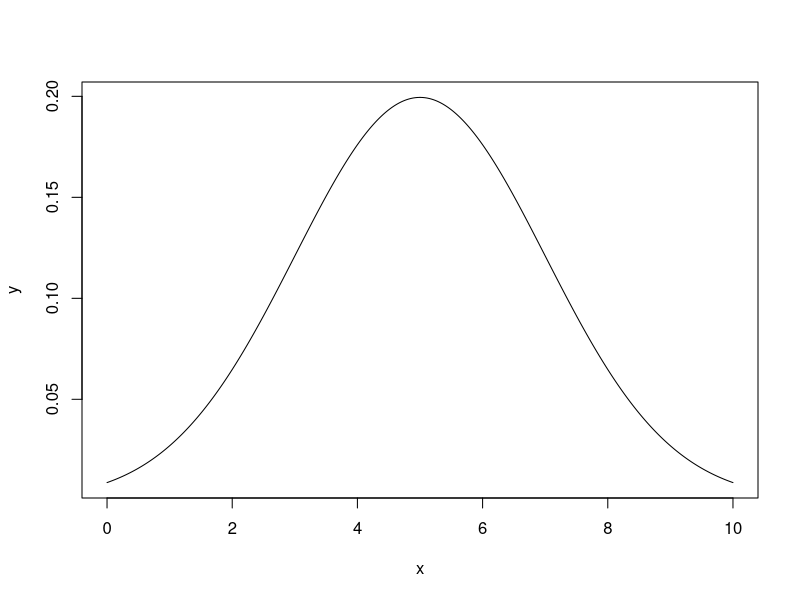
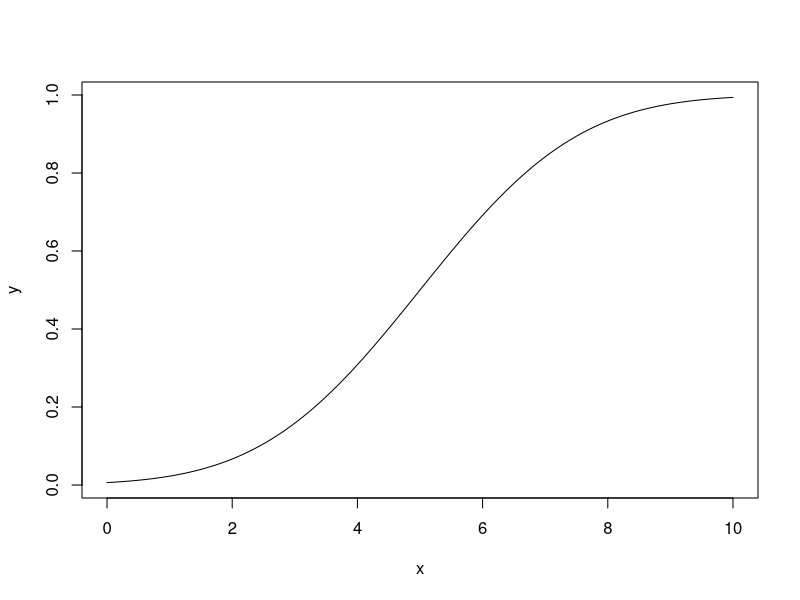
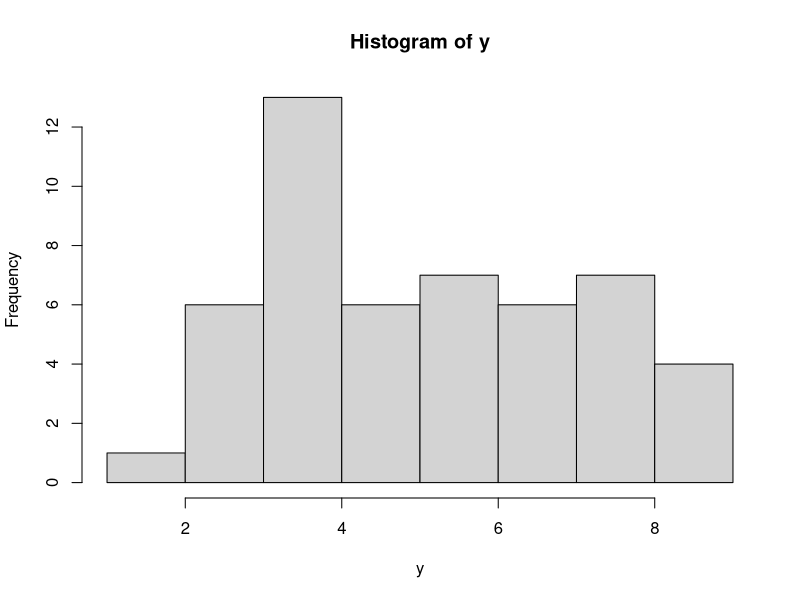
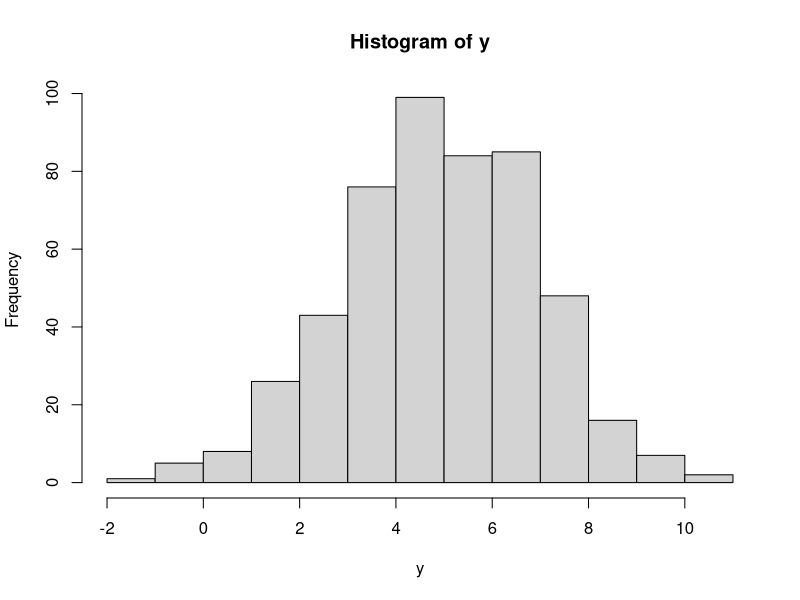
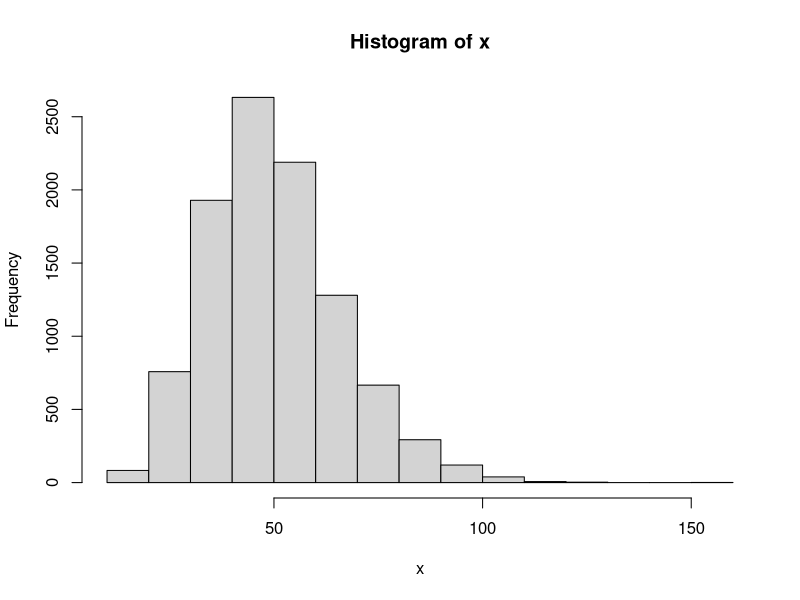
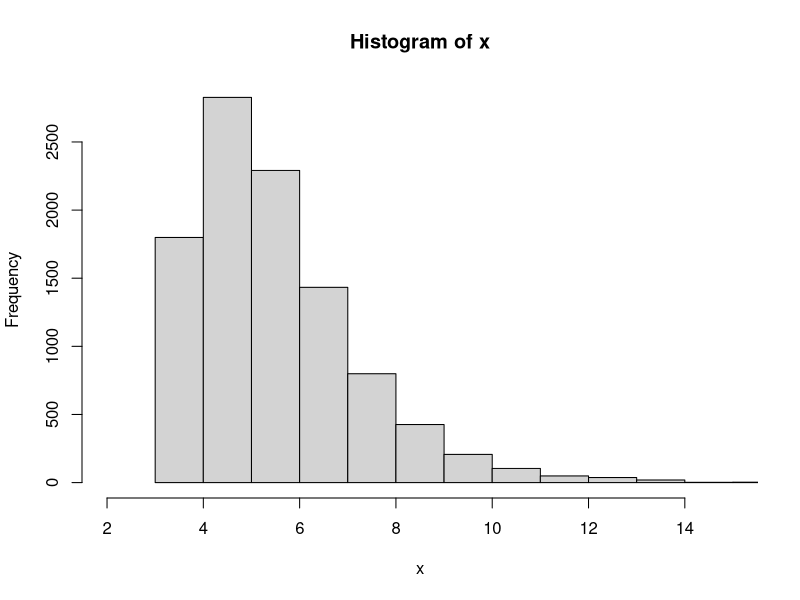
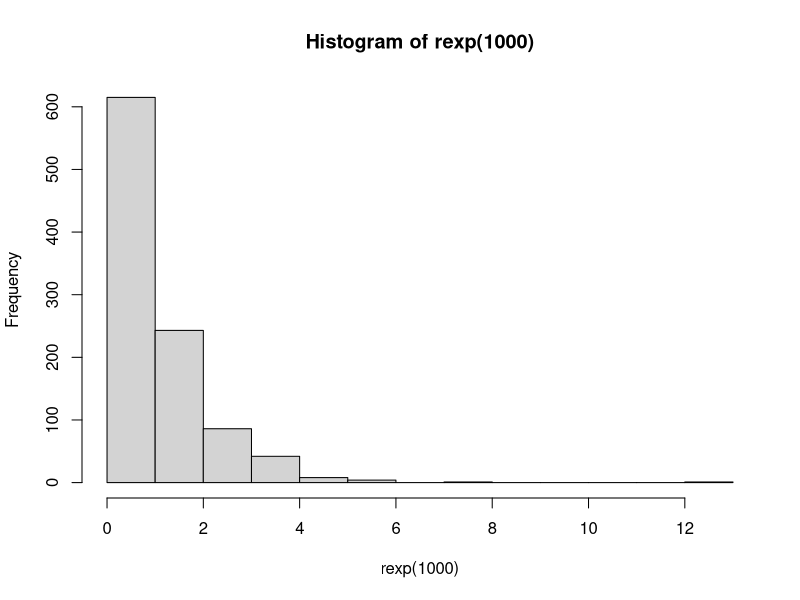
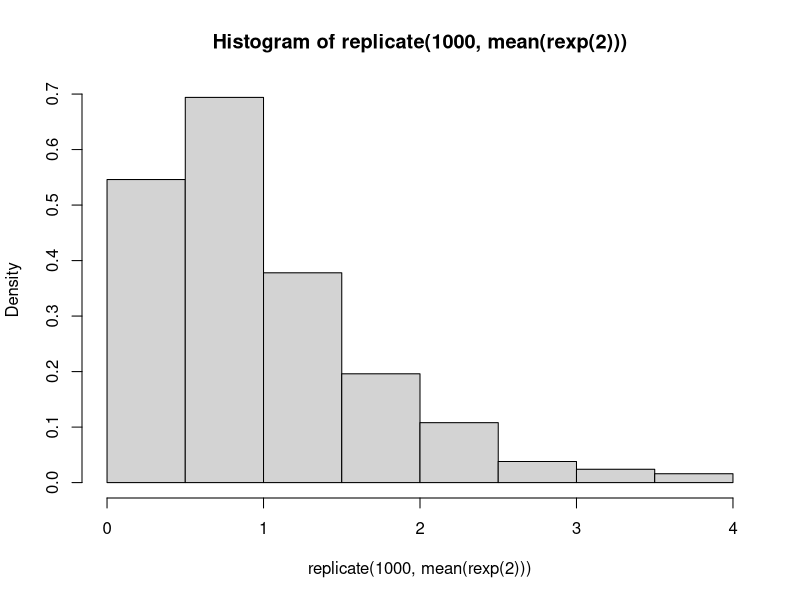

Write R code to recreate these figures, in order.
# AUFGABE 1

# a) 
diff(pnorm(c(84,116),100,16))

# b)
qnorm(0.025,100,16)
qnorm(0.025,100,16, lower.tail = FALSE)



# AUFGABE 2
p = 3/4
n = 600
# a) 
pbinom(460,n,p) - pbinom(439,n,p)

# b)
E = n*p
Var = n*n*p*(1-p)
meanvar = Var/n
meanstd = sqrt(meanvar)
pnorm(460,E,meanstd)- pnorm(439,E,meanstd)
# Bei 600 tries sind wir schon recht gut angenaehert
# Die Wahrscheinlichkeit wuerde sich minimal aendern, da man quasi von 460,5 bis 439,5 integriert



# AUFGABE 3
# a)
ppois(62,50) - ppois(53,50)
# b)
pnorm(62,50,50) - pnorm(53,50,50)
# beschissen weil nur 1 Versuch



# AUFGABE 4
E = 320
std = 20
E2 = 150
std2 = 12
# a)
# Sn = N(n*E,n*std^2)
n = 6
1- pnorm(2000,n*E,sqrt(n)*std)

# b)
# P he sells x eur for coffee a day= N(0.5*E,(0.5*std)^2)
# P he sells x eur for doughnut a day= N(0.4*E2,(0.4*std2)^2)
# E(x+Y) = E(X) + E(Y) 
# VAR(X+Y) = VAR(X)+VAR(Y)
# P he sellx x eur of coffee and doughnout = N(0.5*E+0.4*E2, (0.5*std)^2+(0.4*std2)^2)
E3 = 0.5*E+0.4*E2
std3 = sqrt((0.5*std)^2+(0.4*std2)^2)
1-pnorm(300,E3, std3)
E3
std3




# AUFGABE 5
n = 50
E = 5
std = 2
# a)
x = seq(0,10,0.01)
y = dnorm(x,5,2)
plot(x,y,type='l')
y = pnorm(x,5,2)
plot(x,y,type='l')

# b)
Emean = E
stdmean = std/sqrt(n)
Emean 
stdmean

Esum = n*E
stdsum = std*sqrt(n)
Esum 
stdsum

# c)
y = rnorm(50,E,std)
hist(y)
y = rnorm(500,E,std)
hist(y)




# AUFGABE 6
# a)
x = replicate(10000, sum(rexp(10,0.2)))
hist(x)

# b)
x = replicate(10000, max(rle(rbinom(50,1,0.5))$lengths))
hist(x, xlim = c(2,15))



# AUFGABE 7
# a)
hist(rexp(1000))
# b)
hist(replicate(1000, mean(rexp(2))), probability = TRUE)
# c)
m = matrix(data = rexp(50*10000),  nrow = 50)
x = colMeans(m)
hist(x, probability = TRUE, breaks = seq(min(x),max(x)+0.1,0.1))
x = seq(min(x),max(x),0.001)
lines(x,dnorm(x,1,1/sqrt(50)))
